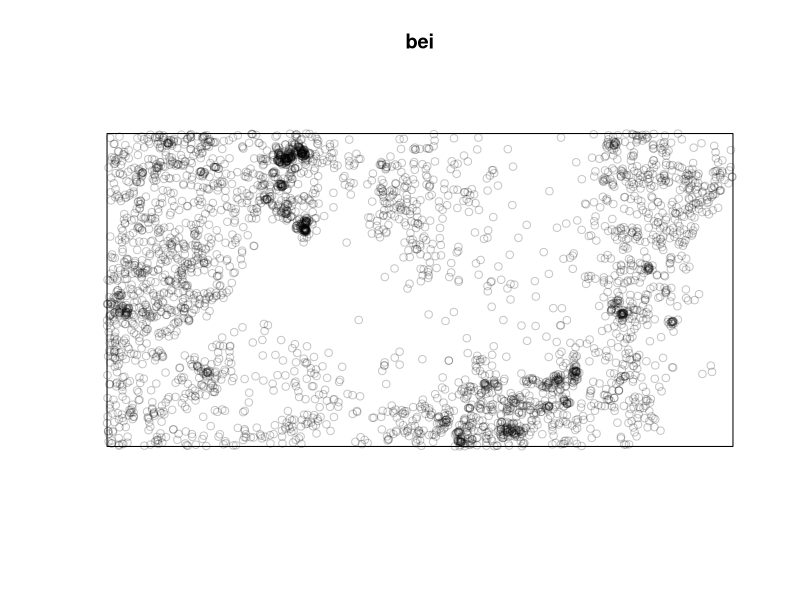
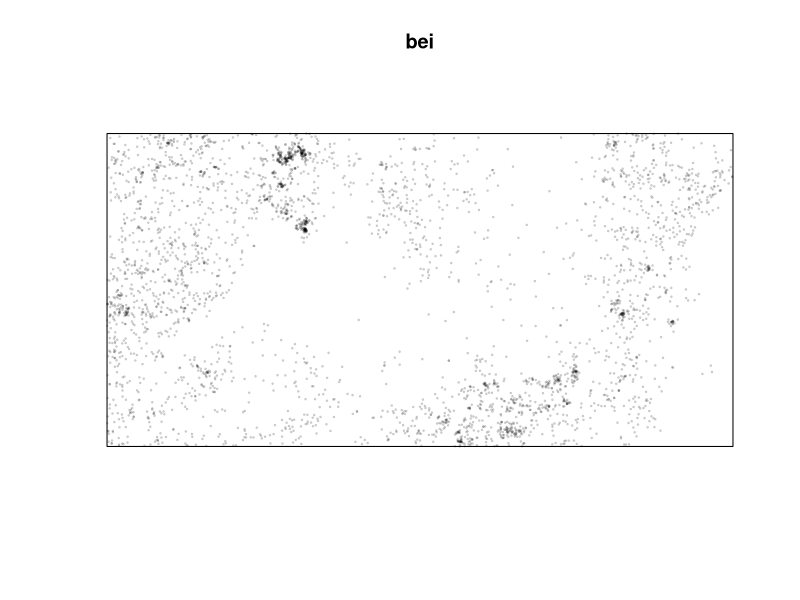
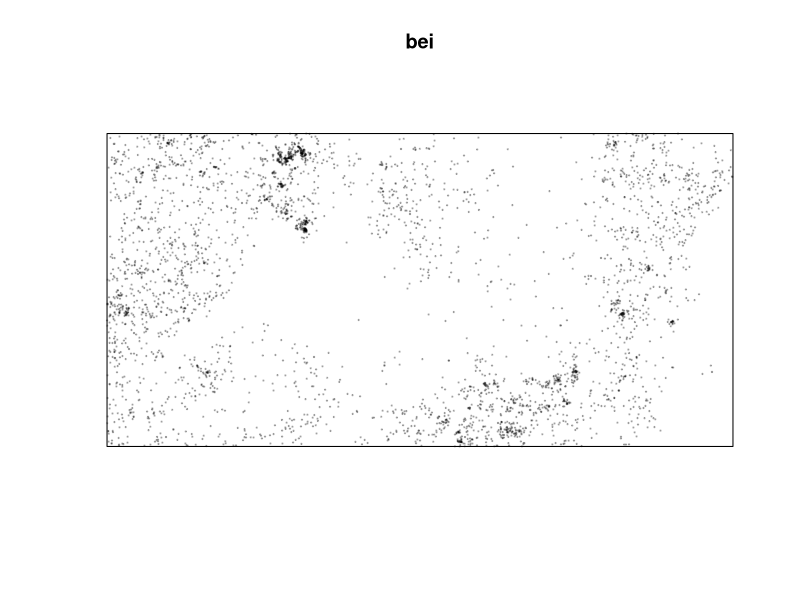
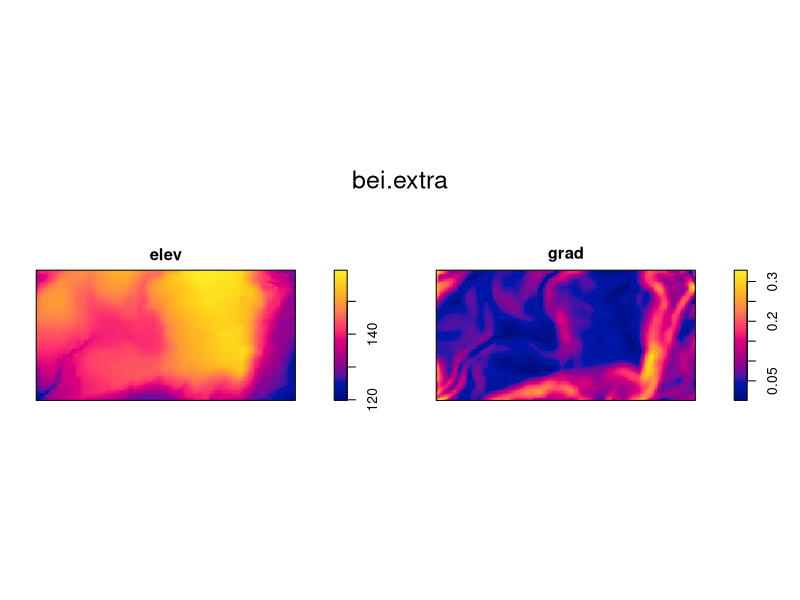
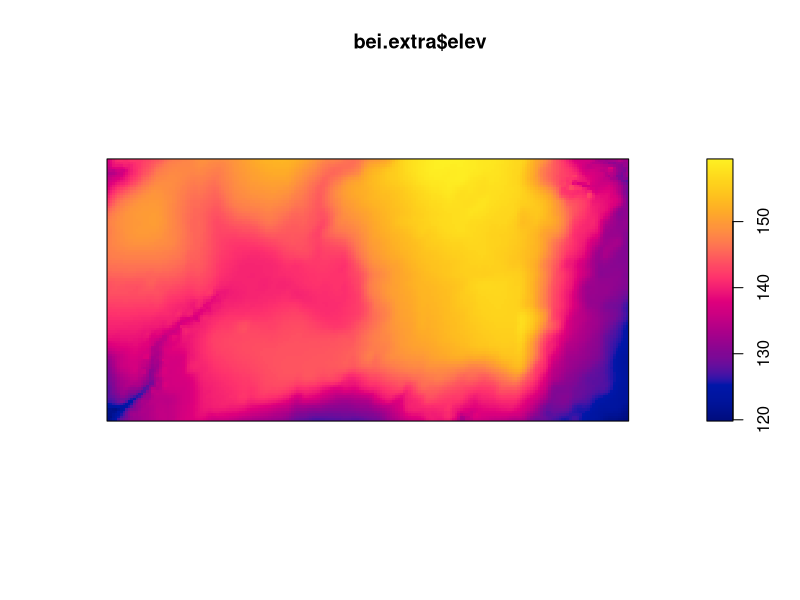
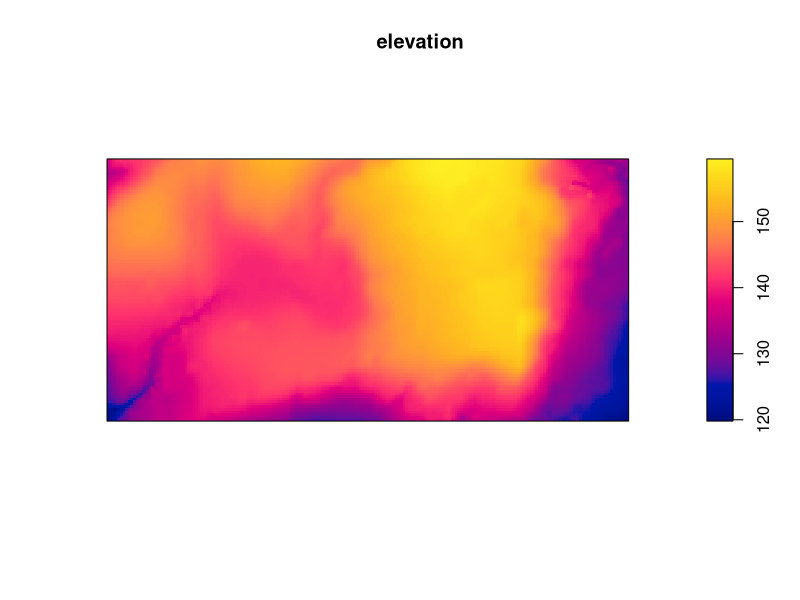
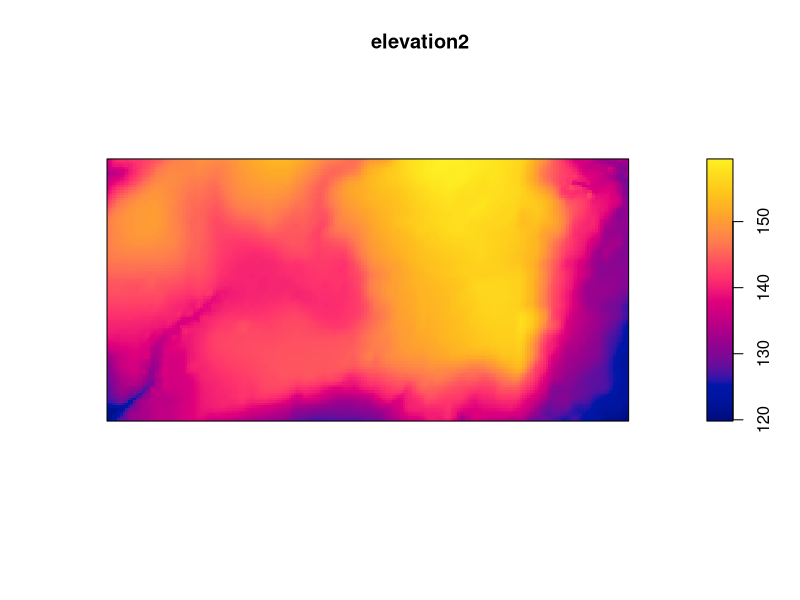
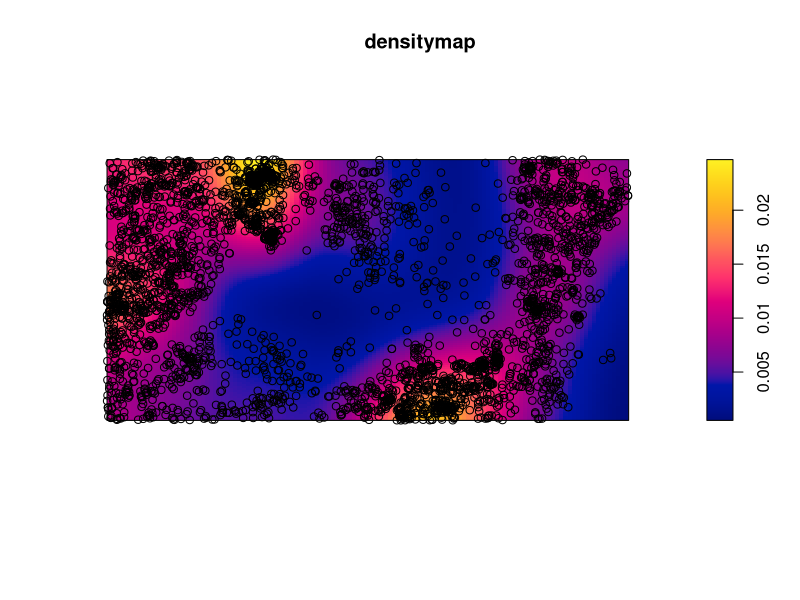

These figures' R source, in order: (Note: this script raises an error after producing the figures.)
# Package is needed for point pattern analysis
# https://CRAN.R-project.org/package=spatstat
install.packages("spatstat")
library(spatstat)

# let's use the bei data (dataset about tropical forest trees):
bei

# plotting the data
plot(bei)

# changing dimension - cex
plot(bei, cex=.2)

# changing the symbol - pch
plot(bei, cex=.2, pch=19)

# bei.extra is a datast containing data about eleation and gradient
bei.extra
plot(bei.extra)

# let's use only part of the dataset: elev
plot(bei.extra$elev)
elevation <- bei.extra$elev
plot(elevation)

# second method to select elements
elevation2 <- bei.extra[[1]]
plot(elevation2)

# let's create a desity map (passing from points to a continue surface: interpolation)
densitymap <- density(bei)  # density is a function of the spatstat package
densitymap #we are working with pixels now (image)

plot(densitymap)

# add bei points to the density map (overwrithing the image we have created)
points(bei)

# change the color palette in the map
# colors in R are stored with quotes
# R is sensible to capital letters
# 100 rapresents the gradient: how many "inner" colors we want to use to pass through to range of colors

cl <- colorRampPalette(c("black", "red", "orange", "yellow"))(100)
plot(densitymap, col=cl)

# build a new color palette avoiding usung red, green and blue together
cl2 <- colorRampPalette(c("magenta4", "hotpink2", "deeppink1", "plum1"))(100)
plot(densitymap, col=cl2)

# creating a multiframe (like a table)
par(mfrow= c(1,2))  # we put c(1,2) because their are part of an array
plot(densitymap)
plot(elev)

par(mfrow= c(2,1))
plot(densitymap)
plot(elev)

# we can use the elevation to understand why the trees are distributed in this way (so to understand the density)
# at higher elevation we have less trees (lower density)

# as an exercise create anothe rmultiframe
par(mfrow=c(1,3))
plot(bei)
plot(densitymap)
plot(elev)
